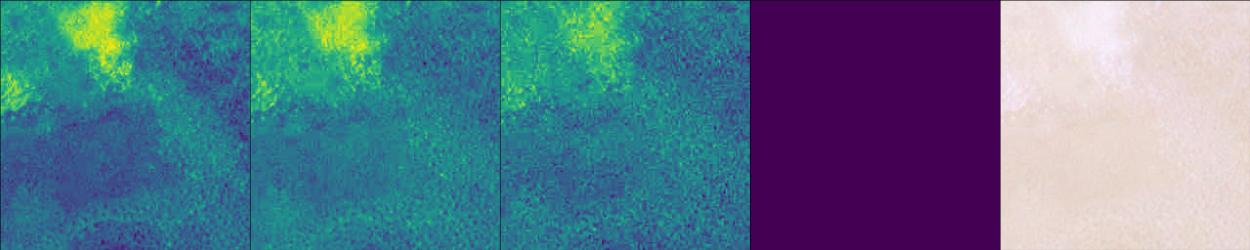
#> input picture yonatan/kaggle_planet/output.png, 2500 x 500 px (shown at 1/2 size)
$ python find_green_circles_tyota.py --image ../kaggle_planet/output.png   (Python 2 division)   (older library calls are emulated)
#> lines starting #> are read from the running program, lines starting #| are printed output that depends on the picture; after the words box and inside, x2 and y2 are one past the last pixel; in counts of white or black regions, pixels touching at a corner belong together
# import the necessary packages
import numpy as np
import argparse
import cv2
import imutils
# from cv2 import cv
# import cv2.cv as cv

# construct the argument parser and parse the arguments
ap = argparse.ArgumentParser()
ap.add_argument("-i", "--image", required=True, help="Path to the image")
args = vars(ap.parse_args())

# load the image, clone it for output, and then convert it to grayscale
image = cv2.imread(args["image"])
#> image is the input picture: shape (500, 2500, 3); mean B, G, R 140.7, 119.2, 88.2
image = imutils.resize(image, width=600)
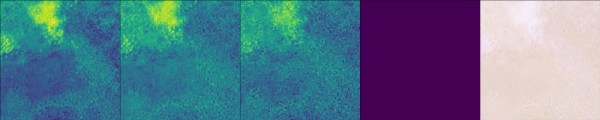
#> image: shape (120, 600, 3); mean B, G, R 140.8, 119.2, 88.2
output = image.copy()
gray = cv2.cvtColor(image, cv2.COLOR_BGR2GRAY)
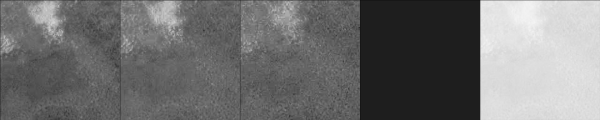
#> gray: shape (120, 600); min 17, max 244, mean 112.3

print "0"

# detect circles in the image
circles = cv2.HoughCircles(gray, cv2.cv.CV_HOUGH_GRADIENT, 6, 100, param1=200, param2=1, maxRadius=15)
#> circles = [[177, 27, 4.8], [9, 9, 11.4], [285, 9, 4.8], [471, 9, 11.4], [471, 111, 11.4], [369, 111, 11.4]]

print "1"

# ensure at least some circles were found
if circles is not None:
    # convert the (x, y) coordinates and radius of the circles to integers
    circles = np.round(circles[0, :]).astype("int")
#> circles = [[177, 27, 5], [9, 9, 11], [285, 9, 5], [471, 9, 11], [471, 111, 11], [369, 111, 11]]

    # loop over the (x, y) coordinates and radius of the circles
    for (x, y, r) in circles:
        # draw the circle in the output image, then draw a rectangle
        # corresponding to the center of the circle
        cv2.circle(output, (x, y), r, (0, 255, 0), 4)
        cv2.rectangle(output, (x - 5, y - 5), (x + 5, y + 5), (0, 128, 255), -1)
#> this loop made 6 passes
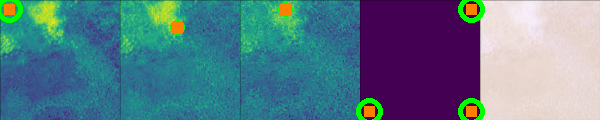
#> output: shape (120, 600, 3); 2.65% of pixels changed, all inside (x1, y1, x2, y2) = (0, 0, 485, 120)

    # show the output image
    cv2.imshow("output", np.hstack([image, output]))
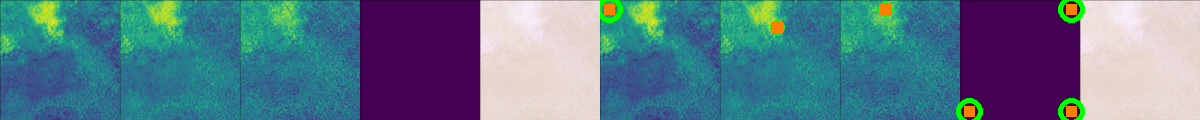
#> window 'output': shape (120, 1200, 3); mean B, G, R 139.3, 120.9, 88.5
    cv2.waitKey(0)
else:
    print "no circles!"
